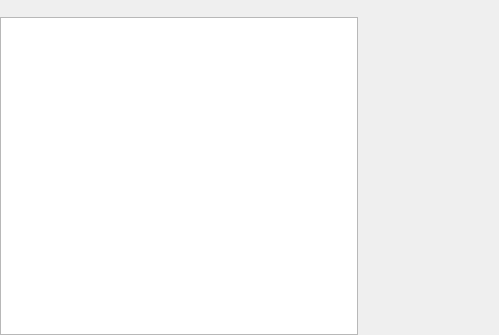
<?xml version="1.0" encoding="UTF-8"?>
<ui version="4.0">
 <class>PackPlugin</class>
 <widget class="QWidget" name="PackPlugin">
  <property name="geometry">
   <rect>
    <x>0</x>
    <y>0</y>
    <width>499</width>
    <height>335</height>
   </rect>
  </property>
  <property name="windowTitle">
   <string>Form</string>
  </property>
  <layout class="QHBoxLayout" name="horizontalLayout">
   <property name="spacing">
    <number>0</number>
   </property>
   <property name="leftMargin">
    <number>0</number>
   </property>
   <property name="topMargin">
    <number>0</number>
   </property>
   <property name="rightMargin">
    <number>0</number>
   </property>
   <property name="bottomMargin">
    <number>0</number>
   </property>
   <item>
    <widget class="QSplitter" name="Splitter">
     <property name="sizePolicy">
      <sizepolicy hsizetype="Expanding" vsizetype="Expanding">
       <horstretch>0</horstretch>
       <verstretch>0</verstretch>
      </sizepolicy>
     </property>
     <property name="midLineWidth">
      <number>0</number>
     </property>
     <property name="orientation">
      <enum>Qt::Horizontal</enum>
     </property>
     <property name="handleWidth">
      <number>1</number>
     </property>
     <widget class="QWidget" name="layoutWidget2">
      <layout class="QVBoxLayout" name="NavLayout" stretch="0,0">
       <property name="spacing">
        <number>0</number>
       </property>
       <item>
        <widget class="CommandBar" name="NavigatorHeader">
         <property name="sizePolicy">
          <sizepolicy hsizetype="MinimumExpanding" vsizetype="Preferred">
           <horstretch>1</horstretch>
           <verstretch>0</verstretch>
          </sizepolicy>
         </property>
        </widget>
       </item>
       <item>
        <widget class="TreeView" name="Navigator">
         <property name="sizePolicy">
          <sizepolicy hsizetype="MinimumExpanding" vsizetype="Expanding">
           <horstretch>1</horstretch>
           <verstretch>1</verstretch>
          </sizepolicy>
         </property>
         <property name="minimumSize">
          <size>
           <width>50</width>
           <height>0</height>
          </size>
         </property>
         <property name="acceptDrops">
          <bool>true</bool>
         </property>
         <property name="dragEnabled">
          <bool>true</bool>
         </property>
         <property name="dragDropMode">
          <enum>QAbstractItemView::DragDrop</enum>
         </property>
         <property name="defaultDropAction">
          <enum>Qt::MoveAction</enum>
         </property>
         <property name="rootIsDecorated">
          <bool>false</bool>
         </property>
         <property name="headerHidden">
          <bool>true</bool>
         </property>
         <property name="expandsOnDoubleClick">
          <bool>false</bool>
         </property>
         <column>
          <property name="text">
           <string notr="true">1</string>
          </property>
         </column>
        </widget>
       </item>
      </layout>
     </widget>
     <widget class="QWidget" name="layoutWidget">
      <layout class="QVBoxLayout" name="Layout" stretch="0,1">
       <property name="spacing">
        <number>0</number>
       </property>
       <item>
        <widget class="CommandBar" name="ViewportHeader">
         <property name="sizePolicy">
          <sizepolicy hsizetype="Expanding" vsizetype="Preferred">
           <horstretch>5</horstretch>
           <verstretch>0</verstretch>
          </sizepolicy>
         </property>
         <property name="minimumSize">
          <size>
           <width>100</width>
           <height>0</height>
          </size>
         </property>
        </widget>
       </item>
       <item>
        <widget class="FileView" name="Viewport" native="true">
         <property name="sizePolicy">
          <sizepolicy hsizetype="Expanding" vsizetype="Expanding">
           <horstretch>5</horstretch>
           <verstretch>0</verstretch>
          </sizepolicy>
         </property>
        </widget>
       </item>
      </layout>
     </widget>
    </widget>
   </item>
  </layout>
  <action name="Delete">
   <property name="text">
    <string>Delete</string>
   </property>
   <property name="toolTip">
    <string>Delete Selected Items</string>
   </property>
   <property name="shortcut">
    <string>Del</string>
   </property>
   <property name="shortcutContext">
    <enum>Qt::WidgetWithChildrenShortcut</enum>
   </property>
  </action>
 </widget>
 <customwidgets>
  <customwidget>
   <class>CommandBar</class>
   <extends>QToolBar</extends>
   <header>commandbar.h</header>
   <container>1</container>
  </customwidget>
  <customwidget>
   <class>TreeView</class>
   <extends>QTreeWidget</extends>
   <header>treeview.h</header>
  </customwidget>
  <customwidget>
   <class>FileView</class>
   <extends>QWidget</extends>
   <header>fileview.h</header>
   <container>1</container>
  </customwidget>
 </customwidgets>
 <resources/>
 <connections/>
</ui>
